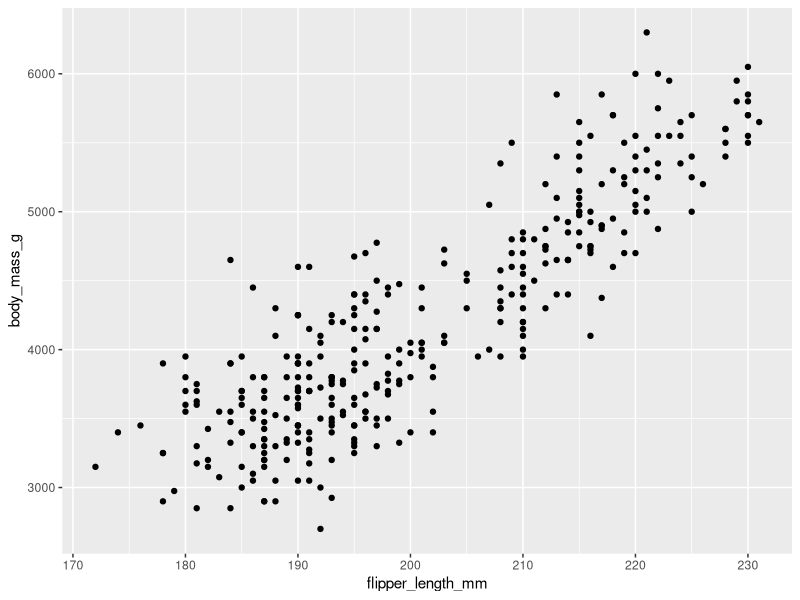
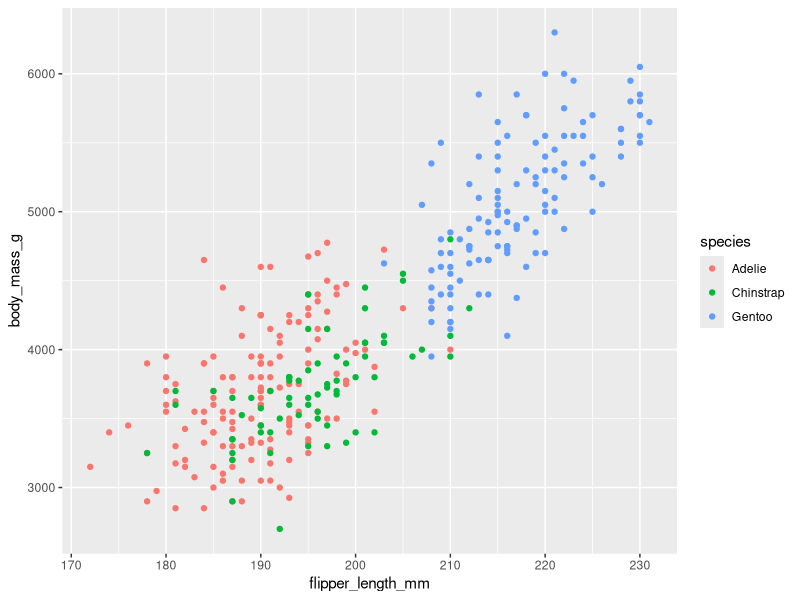
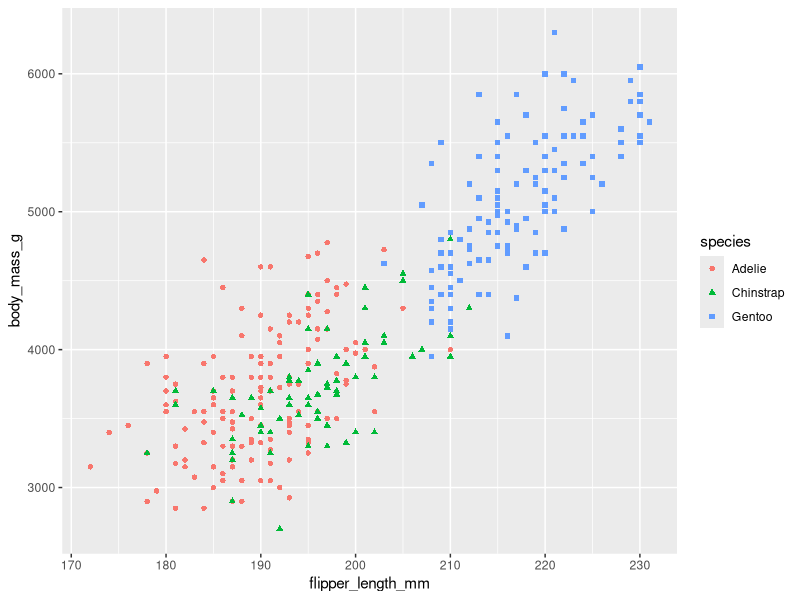
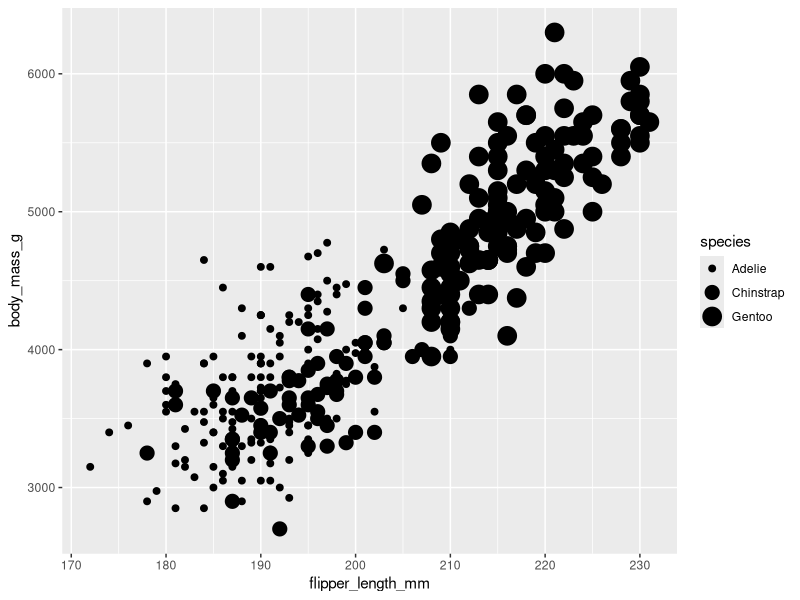
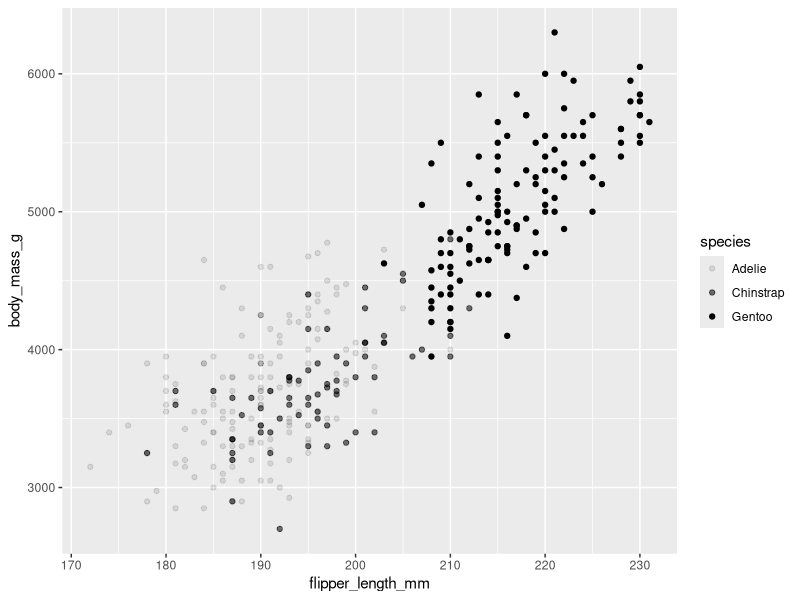
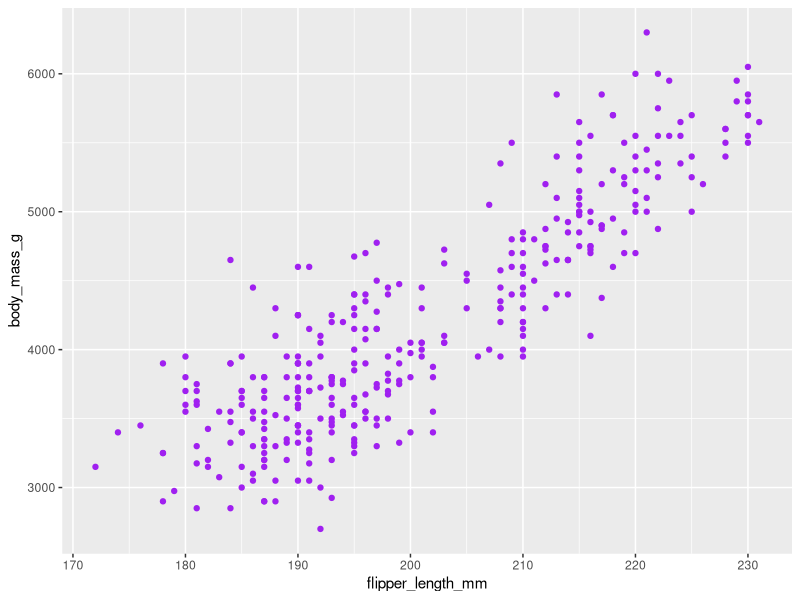
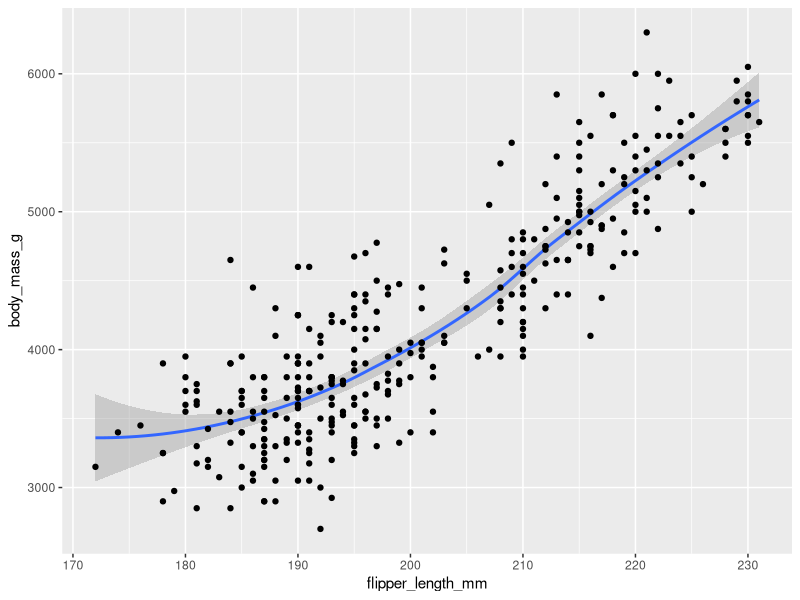
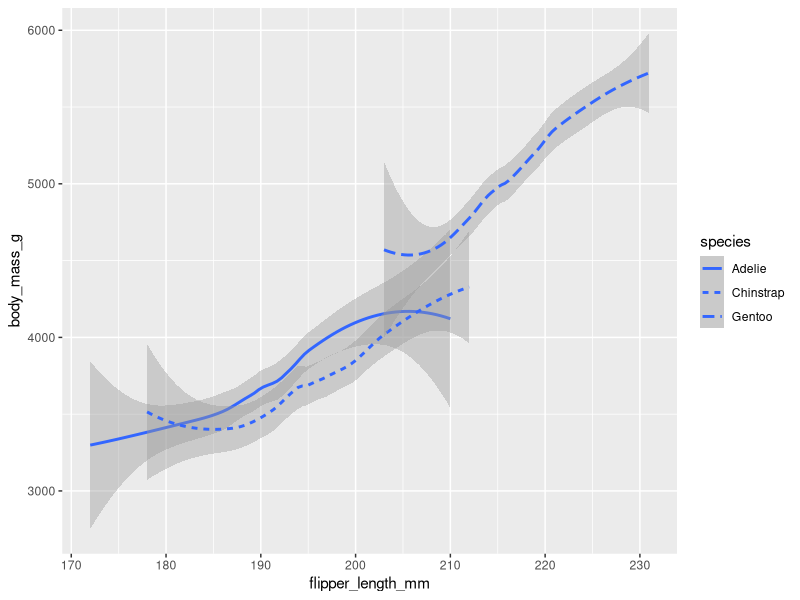

These charts were generated, in order, by the following R code:
install.packages("ggplot2")
library(ggplot2)
install.packages("palmerpenguins")
library(palmerpenguins)
data(penguins)
View(penguins)
ggplot(data = penguins) + geom_point(mapping = aes(x = flipper_length_mm, y = body_mass_g))

ggplot(data = penguins) + geom_point(mapping = aes(x = flipper_length_mm, y = body_mass_g, color=species))

ggplot(data = penguins) + geom_point(mapping = aes(x = flipper_length_mm, y = body_mass_g, shape=species, color=species))

ggplot(data = penguins) + geom_point(mapping = aes(x = flipper_length_mm, y = body_mass_g, size=species))

ggplot(data = penguins) + geom_point(mapping = aes(x = flipper_length_mm, y = body_mass_g, alpha=species))

ggplot(data = penguins) + geom_point(mapping = aes(x = flipper_length_mm, y = body_mass_g), color="purple")

ggplot(data = penguins) + geom_smooth(mapping = aes(x = flipper_length_mm, y = body_mass_g)) +
  geom_point(mapping = aes(x = flipper_length_mm, y = body_mass_g))

ggplot(data = penguins) + 
  geom_smooth(mapping = aes(x = flipper_length_mm, y = body_mass_g, linetype=species))

ggplot(data = penguins) + geom_jitter(mapping = aes(x = flipper_length_mm, y = body_mass_g))

install.packages("tidyverse")
library(tidyverse)
data("diamonds")

ggplot(data=diamonds) + geom_bar(mapping=aes(x=cut))

ggplot(data=diamonds) + geom_bar(mapping=aes(x=cut, color=cut))

ggplot(data=diamonds) + geom_bar(mapping=aes(x=cut, fill=cut))

ggplot(data=diamonds) + geom_bar(mapping=aes(x=cut, fill=clarity))


ggplot(data = penguins, aes(x = flipper_length_mm, y = body_mass_g)) + 
  geom_point(aes(color=species)) +
  facet_wrap(~species)

ggplot(data=diamonds) + 
  geom_bar(mapping=aes(x=color, fill=cut)) +
  facet_wrap(~cut)

ggplot(data = penguins) + 
  geom_point(mapping = aes(x = flipper_length_mm, y = body_mass_g, color=species)) +
  facet_grid(sex~species)

ggplot(data = penguins) + 
  geom_point(mapping = aes(x = flipper_length_mm, y = body_mass_g, color=species)) +
  facet_grid(~species)

ggplot(data = penguins) + 
  geom_point(mapping = aes(x = flipper_length_mm, y = body_mass_g, color=species)) +
  facet_grid(~sex)

ggplot(data = penguins) + 
  geom_point(mapping = aes(x = flipper_length_mm, y = body_mass_g, color=species)) +
  facet_wrap(~species)
